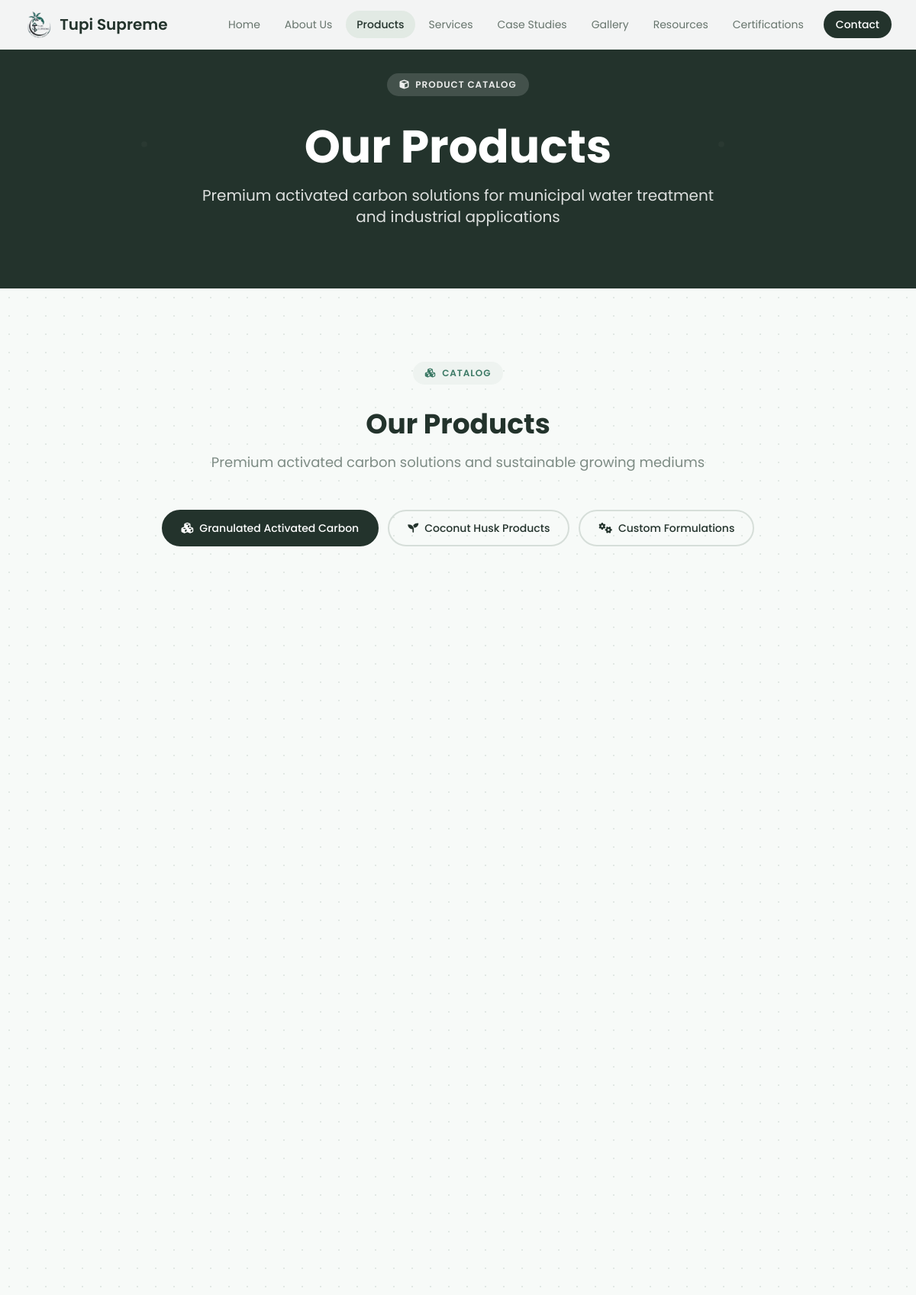
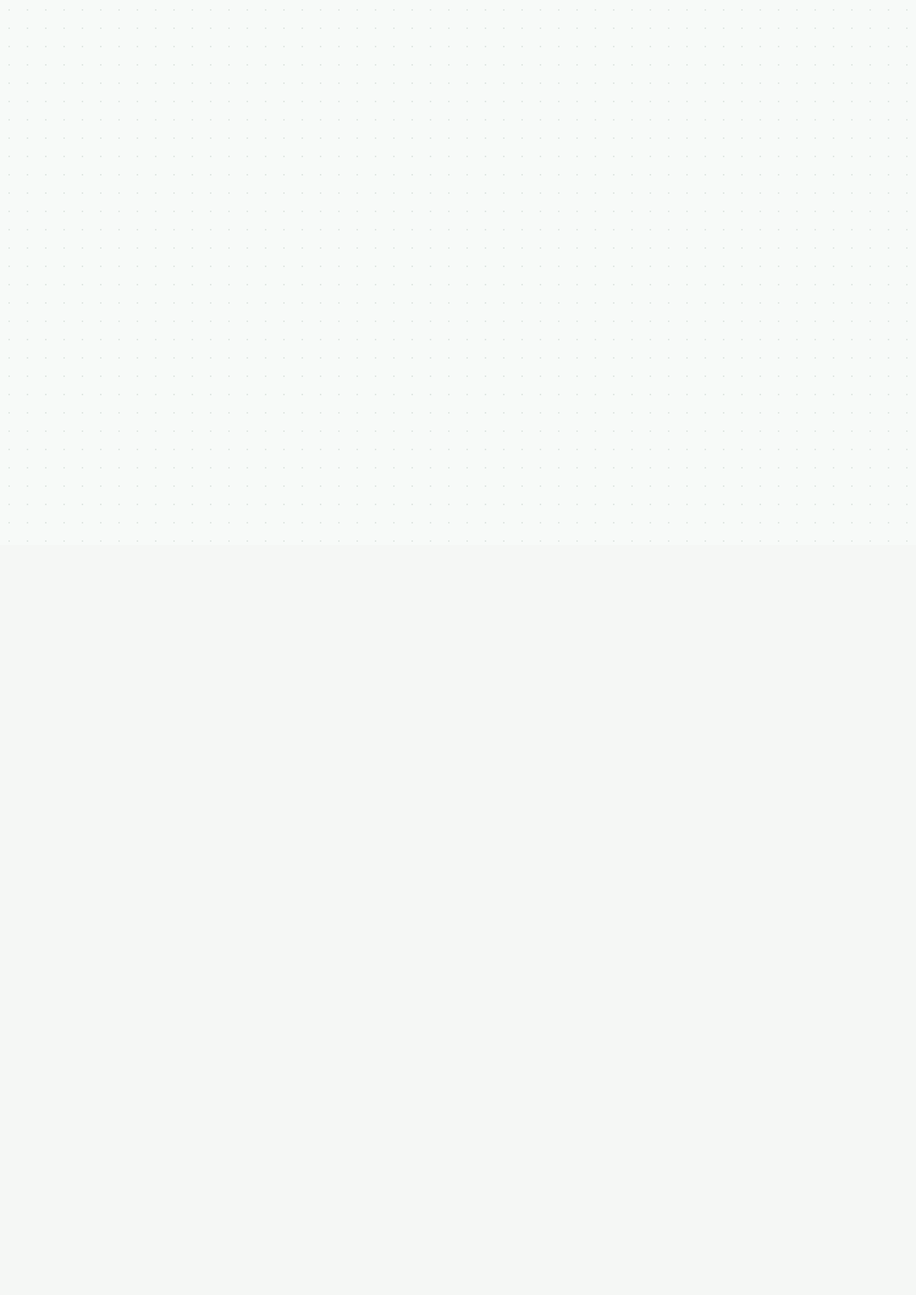
/products.php (upper part), run on the app's committed database (2 pictures, top to bottom).
### tables this page shows
CREATE TABLE IF NOT EXISTS site_settings (
    id INT AUTO_INCREMENT PRIMARY KEY,
    setting_key VARCHAR(100) UNIQUE NOT NULL,
    setting_value TEXT,
    setting_type VARCHAR(50) DEFAULT 'text',
    description TEXT,
    updated_at TIMESTAMP DEFAULT CURRENT_TIMESTAMP ON UPDATE CURRENT_TIMESTAMP,
    updated_by INT,
    FOREIGN KEY (updated_by) REFERENCES admin_users(id) ON DELETE SET NULL,
    INDEX idx_setting_key (setting_key)
);

CREATE TABLE IF NOT EXISTS product_tabs (
    id INT AUTO_INCREMENT PRIMARY KEY,
    tab_key VARCHAR(50) UNIQUE NOT NULL,
    label VARCHAR(100) NOT NULL,
    icon VARCHAR(50) DEFAULT 'fa-cube',
    keywords VARCHAR(200) DEFAULT '',
    display_order INT DEFAULT 0,
    is_active TINYINT(1) DEFAULT 1,
    is_system TINYINT(1) DEFAULT 0,
    created_at TIMESTAMP DEFAULT CURRENT_TIMESTAMP,
    updated_at TIMESTAMP DEFAULT CURRENT_TIMESTAMP ON UPDATE CURRENT_TIMESTAMP,
    updated_by INT
);

### includes/config.php (called while the page is built, shortened)
<?php
function getSiteSetting($key, $default = '') {
    $db = getDB();
    $stmt = $db->prepare("SELECT setting_value FROM site_settings WHERE setting_key = ?");
    $stmt->bind_param("s", $key);
    $stmt->execute();
    $result = $stmt->get_result();
    if ($row = $result->fetch_assoc()) {
        return $row['setting_value'];
    }
    return $default;
}
function getPageContent($page_name, $section_name, $default = '') {
    $db = getDB();
    $stmt = $db->prepare("SELECT content FROM page_content WHERE page_name = ? AND section_name = ? AND is_active = 1");
    $stmt->bind_param("ss", $page_name, $section_name);
    $stmt->execute();
    $result = $stmt->get_result();
    if ($row = $result->fetch_assoc()) {
        return $row['content'];
    }
    return $default;
}
function getProductTabs() {
    $db = getDB();
    $result = $db->query("SELECT * FROM product_tabs WHERE is_active = 1 ORDER BY display_order, id");
    $tabs = [];
    if ($result) {
        while ($row = $result->fetch_assoc()) {
            $tabs[] = $row;
        }
    }
    if (!empty($tabs)) {
        return $tabs;
    }
    return [
        ['tab_key' => 'granulated', 'label' => 'Granulated Activated Carbon', 'icon' => 'fa-cubes',   'keywords' => 'granulated',           'is_system' => 1, 'display_order' => 1],
        ['tab_key' => 'husk',       'label' => 'Coconut Husk Products',       'icon' => 'fa-seedling', 'keywords' => 'husk,coconut',         'is_system' => 1, 'display_order' => 2],
        ['tab_key' => 'custom',     'label' => 'Custom Formulations',        'icon' => 'fa-cogs',     'keywords' => 'custom',               'is_system' => 1, 'display_order' => 3],
    ];
}
function htmlspecialchars_safe($string) {
    return htmlspecialchars($string ?? '', ENT_QUOTES, 'UTF-8');
}

### products.php (the view, shortened to what this page needs)
<?php
require_once 'includes/config.php';
$current_page = 'products';
$page_header_title = getPageContent('products', 'page_header_title', 'Our Products');
$page_header_subtitle = getPageContent('products', 'page_header_subtitle', 'Premium activated carbon solutions for municipal water treatment and industrial applications');
$section_title = getPageContent('products', 'section_title', 'Our Products');
$section_subtitle = getPageContent('products', 'section_subtitle', 'Premium activated carbon solutions and sustainable growing mediums');
$product_tabs = getProductTabs();
$all_products = getProducts();
$tabs_by_key = [];
foreach ($product_tabs as $t) {
    $tabs_by_key[$t['tab_key']] = $t;
}
$granulated_products = isset($tabs_by_key['granulated']) ? getProductsForTab($all_products, $tabs_by_key['granulated']) : filterProductsByKeywords($all_products, 'granulated');
$gac_product = !empty($granulated_products) ? reset($granulated_products) : null;
?>
<!DOCTYPE html>
<html lang="en">
<head>
    <script src="https://cdn.tailwindcss.com"></script>
    <link href="https://cdnjs.cloudflare.com/ajax/libs/font-awesome/6.0.0/css/all.min.css" rel="stylesheet">
</head>
<body>
    <?php include 'includes/navbar.php'; ?>
    <section id="page-header" class="page-header-gradient text-white relative overflow-hidden pt-24 pb-20">
        <div class="page-header-pattern absolute inset-0 opacity-30"></div>
        <div class="max-w-7xl mx-auto px-4 sm:px-6 lg:px-8 relative z-10">
            <div class="text-center">
                <span class="eyebrow bg-white/15 text-white/90 mb-5 fade-in fade-in-delay-1">
                    <i class="fas fa-cube text-xs"></i> Product Catalog
                </span>
                <h1 class="text-4xl lg:text-6xl font-bold mb-5 leading-tight mt-4 fade-in fade-in-delay-2"><?php echo htmlspecialchars_safe($page_header_title); ?></h1>
                <p class="text-lg lg:text-xl text-white/85 max-w-2xl mx-auto fade-in fade-in-delay-3"><?php echo htmlspecialchars_safe($page_header_subtitle); ?></p>
            </div>
        </div>
    </section>
    <section id="main" class="py-20 lg:py-24 relative overflow-hidden">
        <div class="absolute inset-0 dot-grid opacity-40"></div>
        <div class="max-w-7xl mx-auto px-4 sm:px-6 lg:px-8 relative">
            <div class="text-center mb-12 reveal">
                <span class="eyebrow mb-4">
                    <i class="fas fa-cubes text-xs"></i> Catalog
                </span>
                <h2 class="text-3xl lg:text-4xl font-bold text-[#23332c] mb-4 mt-4"><?php echo htmlspecialchars_safe($section_title); ?></h2>
                <p class="text-lg text-[#7d8b84] max-w-2xl mx-auto"><?php echo htmlspecialchars_safe($section_subtitle); ?></p>
            </div>
            <div class="flex flex-wrap justify-center gap-3 mb-12 reveal">
                <?php foreach ($product_tabs as $ti => $tab): ?>
                    <button class="nav-pill border-2 border-[#d6ded9] text-[#23332c] px-6 py-3 rounded-full font-medium text-sm <?php echo $ti === 0 ? 'active' : ''; ?>" onclick="showTab('<?php echo htmlspecialchars_safe($tab['tab_key']); ?>', this)">
                        <i class="fas <?php echo htmlspecialchars_safe($tab['icon'] ?? 'fa-cube'); ?> mr-2"></i><?php echo htmlspecialchars_safe($tab['label']); ?>
                    </button>
                <?php endforeach; ?>
            </div>
            <div id="tabContent">
                <div id="granulated" class="tab-pane">
                    <?php if ($gac_product && !empty($gac_product['specifications'])): ?>
                        <?php
                        $specs = array_map('trim', explode('•', $gac_product['specifications']));
                        $specs = array_filter($specs);
                        $spec_count = count($specs);
                        $grid_cols = $spec_count <= 2 ? 'md:grid-cols-2' : ($spec_count <= 3 ? 'md:grid-cols-3' : 'md:grid-cols-2 lg:grid-cols-4');
                        ?>
                        <div class="grid grid-cols-1 <?php echo $grid_cols; ?> gap-6 mb-12">
                            <?php foreach ($specs as $index => $spec): ?>
                                <div class="spec-card bg-white border border-[#e6ece8] rounded-2xl p-6 text-center reveal <?php echo 'reveal-delay-' . ((($index % 4) + 1)); ?>">
                                    <?php
                                    $parts = preg_split('/\s+/', trim($spec), 2);
                                    $value = $parts[0] ?? $spec;
                                    $label = $parts[1] ?? 'Specification';
                                    ?>
                                    <div class="text-4xl font-bold text-[#23332c] mb-2"><?php echo htmlspecialchars_safe($value); ?></div>
                                    <div class="text-[#7d8b84] text-sm"><?php echo htmlspecialchars_safe($label); ?></div>
                                </div>
                            <?php endforeach; ?>
                        </div>
                    <?php else: ?>
                        <div class="grid grid-cols-1 md:grid-cols-2 lg:grid-cols-4 gap-6 mb-12">
                        </div>
                    <?php endif; ?>
                    <div class="mb-12">
                        <?php if ($gac_product && !empty($gac_product['applications'])): ?>
                            <?php
                            $applications = array_map('trim', explode('•', $gac_product['applications']));
                            $applications = array_filter($applications);
                            $app_count = count($applications);
                            $grid_cols = $app_count <= 2 ? 'md:grid-cols-2' : ($app_count <= 3 ? 'md:grid-cols-3' : 'md:grid-cols-2 lg:grid-cols-3');
                            ?>
                            <div class="grid grid-cols-1 <?php echo $grid_cols; ?> gap-6">
                                <?php foreach ($applications as $index => $application): ?>
                                    <div class="product-card bg-white border border-[#e6ece8] rounded-2xl p-8 h-full reveal <?php echo 'reveal-delay-' . ((($index % 3) + 1)); ?>">
                                        <div class="text-center">
                                            <div class="product-icon w-20 h-20 rounded-2xl flex items-center justify-center mx-auto mb-6">
                                                <?php
                                                $icon = 'fas fa-industry';
                                                if (stripos($application, 'municipal') !== false || stripos($application, 'water') !== false) {
                                                    $icon = 'fas fa-building';
                                                } elseif (stripos($application, 'air') !== false || stripos($application, 'purification') !== false) {
                                                    $icon = 'fas fa-wind';
                                                } elseif (stripos($application, 'wastewater') !== false) {
                                                    $icon = 'fas fa-tint';
                                                }
                                                ?>
                                                <i class="<?php echo $icon; ?> text-3xl text-white"></i>
                                            </div>
                                            <h4 class="text-xl font-semibold text-[#23332c] mb-3"><?php echo htmlspecialchars_safe(ucwords($application)); ?></h4>
                                            <?php if ($index === 0 && stripos($application, 'municipal') !== false): ?>
                                                <span class="eyebrow mb-4">Primary Application</span>
                                            <?php endif; ?>
                                            <a href="contact.php" class="inline-flex items-center gap-2 border border-[#d6ded9] text-[#23332c] hover:bg-[#23332c] hover:text-white hover:border-[#23332c] font-medium py-2.5 px-5 rounded-full transition-colors text-sm mt-4">Learn More <i class="fas fa-arrow-right text-xs"></i></a>
                                        </div>
                                    </div>
                                <?php endforeach; ?>
                            </div>
                        <?php else: ?>
                        <div class="grid grid-cols-1 md:grid-cols-3 gap-6">
                        </div>
                        <?php endif; ?>
                    </div>
                </div>
            </div>
        </div>
    </section>
    <section id="all-products" class="bg-[#f5f7f5] py-20 lg:py-24">
        <div class="max-w-7xl mx-auto px-4 sm:px-6 lg:px-8">
            <?php if (!empty($all_products)): ?>
                <div class="grid grid-cols-1 md:grid-cols-2 lg:grid-cols-3 gap-6">
                </div>
            <?php endif; ?>
        </div>
    </section>
</body>
</html>

### includes/navbar.php (shortened to what this page needs)
<?php
$company_name = getSiteSetting('company_short_name', 'Tupi Supreme');
?>
<nav class="bg-white/95 backdrop-blur-sm text-[#23332c] fixed w-full top-0 z-50 border-b border-[#e6ece8]">
    <div class="max-w-7xl mx-auto px-4 sm:px-6 lg:px-8">
        <div class="flex justify-between items-center h-16">
            <a href="index.php" class="flex items-center text-xl font-semibold text-[#23332c]">
                <img src="uploads/images/tupi_supreme_logo.png" alt="<?php echo htmlspecialchars_safe($company_name); ?> logo" class="h-9 w-auto mr-2 object-contain"><?php echo htmlspecialchars_safe($company_name); ?>
            </a>
            <div class="hidden md:block">
                <div class="ml-10 flex items-center gap-1">
                    <a href="index.php" class="<?php echo $current_page === 'index' ? 'bg-[#e2eae4] text-[#23332c] font-medium' : 'text-[#66746c] hover:bg-[#eaf0ec] hover:text-[#23332c]'; ?> px-3.5 py-2 rounded-full text-sm transition-colors">Home</a>
                    <a href="about.php" class="<?php echo $current_page === 'about' ? 'bg-[#e2eae4] text-[#23332c] font-medium' : 'text-[#66746c] hover:bg-[#eaf0ec] hover:text-[#23332c]'; ?> px-3.5 py-2 rounded-full text-sm transition-colors">About Us</a>
                    <a href="products.php" class="<?php echo $current_page === 'products' ? 'bg-[#e2eae4] text-[#23332c] font-medium' : 'text-[#66746c] hover:bg-[#eaf0ec] hover:text-[#23332c]'; ?> px-3.5 py-2 rounded-full text-sm transition-colors">Products</a>
                    <a href="services.php" class="<?php echo $current_page === 'services' ? 'bg-[#e2eae4] text-[#23332c] font-medium' : 'text-[#66746c] hover:bg-[#eaf0ec] hover:text-[#23332c]'; ?> px-3.5 py-2 rounded-full text-sm transition-colors">Services</a>
                    <a href="case-studies.php" class="<?php echo $current_page === 'case-studies' ? 'bg-[#e2eae4] text-[#23332c] font-medium' : 'text-[#66746c] hover:bg-[#eaf0ec] hover:text-[#23332c]'; ?> px-3.5 py-2 rounded-full text-sm transition-colors">Case Studies</a>
                    <a href="gallery.php" class="<?php echo $current_page === 'gallery' ? 'bg-[#e2eae4] text-[#23332c] font-medium' : 'text-[#66746c] hover:bg-[#eaf0ec] hover:text-[#23332c]'; ?> px-3.5 py-2 rounded-full text-sm transition-colors">Gallery</a>
                    <a href="resources.php" class="<?php echo $current_page === 'resources' ? 'bg-[#e2eae4] text-[#23332c] font-medium' : 'text-[#66746c] hover:bg-[#eaf0ec] hover:text-[#23332c]'; ?> px-3.5 py-2 rounded-full text-sm transition-colors">Resources</a>
                    <a href="certifications.php" class="<?php echo $current_page === 'certifications' ? 'bg-[#e2eae4] text-[#23332c] font-medium' : 'text-[#66746c] hover:bg-[#eaf0ec] hover:text-[#23332c]'; ?> px-3.5 py-2 rounded-full text-sm transition-colors">Certifications</a>
                    <a href="contact.php" class="ml-2 bg-[#23332c] text-white hover:bg-[#3a4a41] px-4 py-2 rounded-full text-sm font-medium transition-colors">Contact</a>
                </div>
            </div>
        </div>
    </div>
</nav>

### products.php (style rules this page uses)
html { scroll-behavior: smooth; }
body { font-family: 'Poppins', ui-sans-serif, system-ui, sans-serif; background-color: #f7faf8; color: #23332c; }
.page-header-gradient { background: #23332c; }
.dot-grid { background-image: radial-gradient(circle, #c0ccc5 1px, transparent 1px); background-size: 24px 24px; }
.eyebrow { display: inline-flex; align-items: center; gap: 0.5rem; padding: 0.375rem 1rem; background-color: #eef3f0; color: #3d7a66; font-size: 0.75rem; font-weight: 600; letter-spacing: 0.08em; text-transform: uppercase; border-radius: 9999px; }
.nav-pill { transition: all 0.3s ease; }
.nav-pill.active { background-color: #23332c; color: white; border-color: #23332c; }
.reveal { opacity: 0; transform: translateY(24px); transition: opacity 0.6s cubic-bezier(0.4, 0, 0.2, 1), transform 0.6s cubic-bezier(0.4, 0, 0.2, 1); }
.reveal.is-visible { opacity: 1; transform: translateY(0); }
.fade-in { opacity: 0; animation: fadeInUp 0.5s ease-out forwards; }
.fade-in-delay-1 { animation-delay: 0.05s; }
.fade-in-delay-2 { animation-delay: 0.15s; }
.fade-in-delay-3 { animation-delay: 0.25s; }

### includes/navbar.php (style rules this page uses)
section[id] { scroll-margin-top:5rem }

### data on the page
site_settings: setting_value "Tupi Supreme"
product_tabs: label "Granulated Activated Carbon"
product_tabs: label "Coconut Husk Products"
product_tabs: label "Custom Formulations"

### other printed values
htmlspecialchars_safe($page_header_title) "Our Products"
htmlspecialchars_safe($page_header_subtitle) "Premium activated carbon solutions for municipal water treatment and industrial applications"
htmlspecialchars_safe($section_title) "Our Products"
htmlspecialchars_safe($section_subtitle) "Premium activated carbon solutions and sustainable growing mediums"
